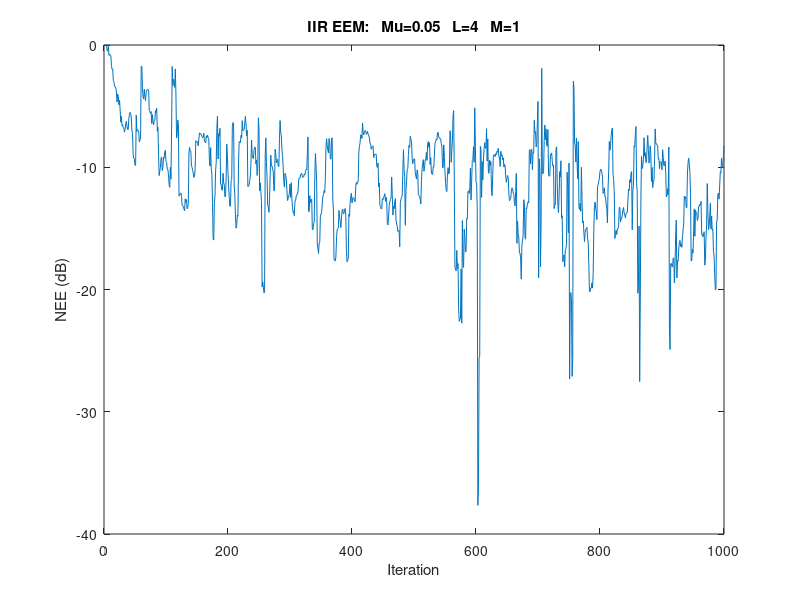

The MATLAB script that drew this image:
%% Author Nicholas DiGregorio, 1220871392
clear;
close all; 

N_points = 1000; 
L = 4; 
coef = L+1;
M = 1; 
mu = .05;
eflag = 1;

bhat = zeros(L+1, 1);
ahat = zeros(M+1, 1);
ahat(1) = 1;
chat = zeros(L+M+1, 1);%[bhat; ahat];
e  = zeros(N_points-coef, 1);
NEE = zeros(N_points-coef, 1);
%% Create the desired signal 
b = [1 -1.3435 0.9025];
a = [1 -.45 .55];

rng(3) % seed the random number generator to produce the same numbers
x = randn(N_points, 1); %white noise


d = filter(b, a, x); %nominal output


%% System ID
%i = coef;
icount = 1; 
for i = coef:N_points
    %grab the x vector
    xv = x(i:-1:i-L);
    
    %grab the d vector
    dv = (-d(i-1:-1:i-M));
    %create the u vector by concatentating xv and dv
    uv = [xv; dv];
    
    %calculate the error
    e(i) = d(i) - uv'*chat;

    %calculate the gradient
    grad = 2*e(i)*uv;

    %calculate the weight update
    chat = chat + mu * grad;

    bhat = chat(1:L+1)';
    %ahat = [1; chat(L+2:end)]'; %use this for part a
    ahat = [1; chat(L+2:end); 0; 0; 0]'; %use this for part b
    h1 = fft(b/a);
    h2 = fft(bhat/ahat);
    NEE(i) = 10.*log10(sum(abs(h1-h2).^2)/sum(abs(h1).^2)+1e-16);
    icount = icount + 1;
end
 
bhat
ahat
title_str = ['IIR EEM:   Mu=', num2str(mu), '   L=', num2str(L), '   M=', num2str(M)];
if eflag == 1
    plote = ( NEE);
    plot(plote(:));
    title(title_str);
    ylabel('NEE (dB)')
    xlabel('Iteration')
else
    plote = 10*log10(e.*e +0.0000001);
    plot(plote(:));
    title(title_str);
    ylabel('MSE (dB)')
    xlabel('Iteration')
end
